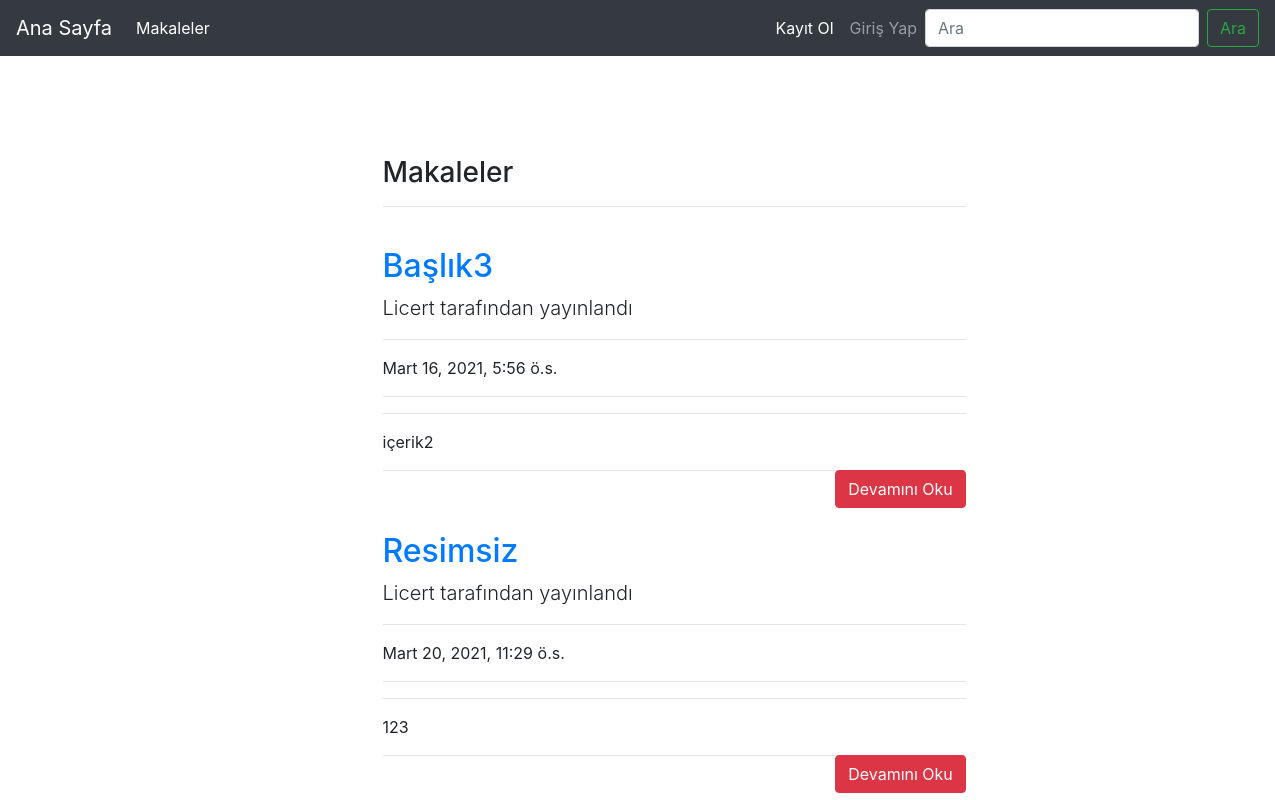
The app's page /article/ with its own data.
### article/models.py (models this page shows, shortened)
class Article(models.Model):
    author = models.ForeignKey("auth.User",on_delete=models.CASCADE,verbose_name="Yazar")
    title= models.CharField(max_length=50,verbose_name="Başlık")
    content = RichTextField()
    created_date= models.DateTimeField(auto_now_add=True,verbose_name="Oluşturma Tarihi")
    article_image = models.FileField(blank=True, null=True,verbose_name="Makaleye Fotoğraf Ekleyin")

### article/views.py (the view)
# urls.py: path('',views.articles,name="articles"),
def articles(request):
    keyword = request.GET.get("keyword")
    if keyword:
        articles = Article.objects.filter(title__contains= keyword)
        context = {
        "articles" : articles
    }
        return render(request,"articles.html",context)
    articles = Article.objects.all()
    context = {
        "articles" : articles
    }
    return render(request,"articles.html",context)

### templates/articles.html (shortened to what this page needs)
{% extends "layout.html" %}
{% block body %}
<div class ="row">
    <div class="col-md-10 offset-md-3">
        <div class="col-lg-8">
            <h3>Makaleler</h3>
            <hr>
            </div>
    </div>
</div>
{% if articles %}
{% for article in articles %}
<div class="row">
    <div class="col-md-10 offset-md-3">
    <div class="col-lg-8">
      <a href="{% url 'article:detail' article.id %}"><h2 class="mt-4">{{article.title}}</h2></a>
      <p class="lead">
        {{article.author.username}} tarafından yayınlandı
      </p>
      <hr>
      <p>{{article.created_date}}</p>
      <hr>
      <hr>
      <p class="lead">
          {{article.content|safe|truncatewords:50}}
      </p>
      <a style ="float : right;" href="{% url 'article:detail' article.id %}" class ="btn btn-danger">Devamını Oku</a>
      <hr>
        </div>
      </div>
      </div>
{% endfor %}
{% else %}
<div class= "alert alert-danger">Makale Bulunamadı.</div>
{% endif %}
{% endblock body %}

### records on screen
Article: title "Başlık3", author.username "Licert", created_date "Mart 16, 2021, 5:56 ö.s.", content "içerik2"
Article: title "Resimsiz", author.username "Licert", created_date "Mart 20, 2021, 11:29 ö.s.", content "123"
